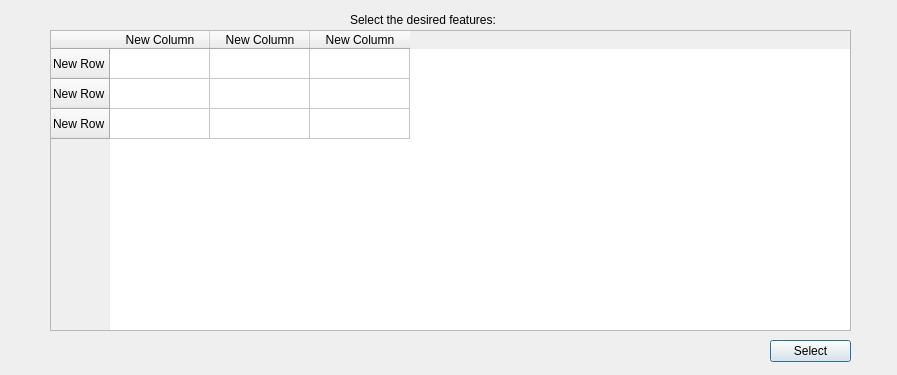
<?xml version="1.0" encoding="UTF-8"?>
<ui version="4.0">
 <class>featureWindow</class>
 <widget class="QDialog" name="featureWindow">
  <property name="geometry">
   <rect>
    <x>0</x>
    <y>0</y>
    <width>897</width>
    <height>375</height>
   </rect>
  </property>
  <property name="windowTitle">
   <string>Dialog</string>
  </property>
  <widget class="QTableWidget" name="tableFeatures">
   <property name="geometry">
    <rect>
     <x>50</x>
     <y>30</y>
     <width>801</width>
     <height>301</height>
    </rect>
   </property>
   <row>
    <property name="text">
     <string>New Row</string>
    </property>
   </row>
   <row>
    <property name="text">
     <string>New Row</string>
    </property>
   </row>
   <row>
    <property name="text">
     <string>New Row</string>
    </property>
   </row>
   <column>
    <property name="text">
     <string>New Column</string>
    </property>
   </column>
   <column>
    <property name="text">
     <string>New Column</string>
    </property>
   </column>
   <column>
    <property name="text">
     <string>New Column</string>
    </property>
   </column>
  </widget>
  <widget class="QPushButton" name="selectFeatButton">
   <property name="geometry">
    <rect>
     <x>770</x>
     <y>340</y>
     <width>81</width>
     <height>22</height>
    </rect>
   </property>
   <property name="text">
    <string>Select</string>
   </property>
  </widget>
  <widget class="QLabel" name="feat_window_label">
   <property name="geometry">
    <rect>
     <x>350</x>
     <y>10</y>
     <width>191</width>
     <height>20</height>
    </rect>
   </property>
   <property name="text">
    <string>Select the desired features: </string>
   </property>
  </widget>
 </widget>
 <resources/>
 <connections/>
</ui>
